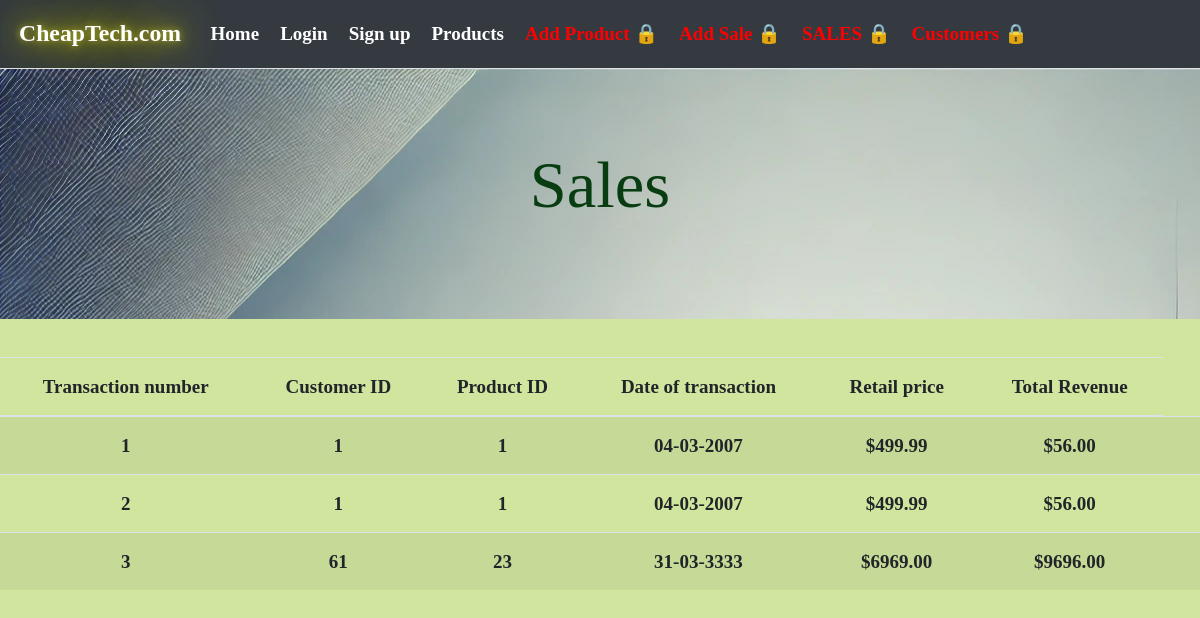
The page /display_sales on the database as committed earlier.
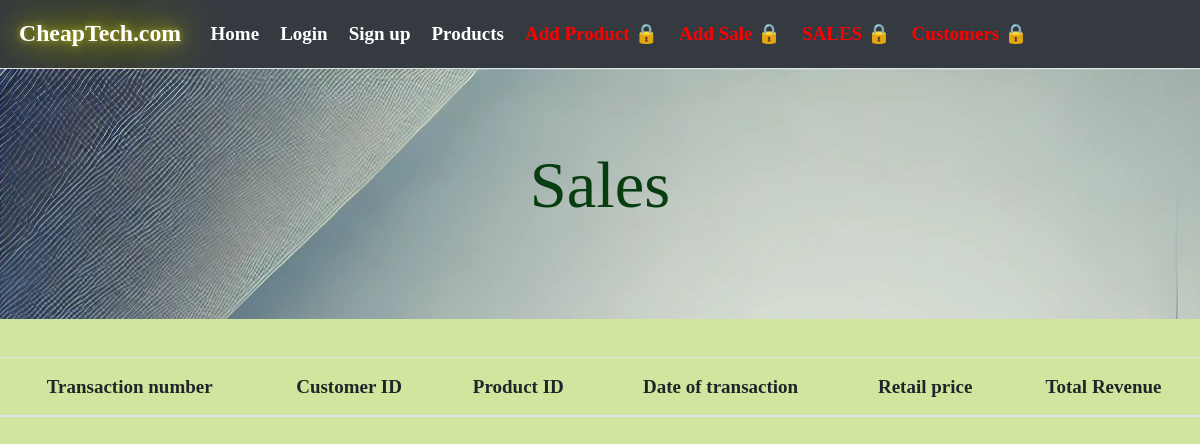
The same page on the database as committed later.
### tables this page shows
CREATE TABLE sales(
            tran INTEGER PRIMARY KEY AUTOINCREMENT,
            customer_id INTEGER NOT NULL,
            product_id INTEGER NOT NULL,
            date TEXT NOT NULL,
            fprice FLOAT NOT NULL,
            trev FLOAT NOT NULL,
            FOREIGN KEY (customer_id) REFERENCES customers(customer_id),
            FOREIGN KEY (product_id) REFERENCES products(product_id));

### main.py (the view)
@app.route('/display_sales')
def display_sales():
    salesdata = get_sales()
    print(salesdata)
    return render_template('display_sales.html', salesdata=salesdata)

### main.py (called while the page is built)
def get_sales():
    conn = sqlite3.connect('jer.db')
    cursor = conn.cursor()
    cursor.execute('''
        SELECT * FROM sales
    ''')
    data = cursor.fetchall()
    conn.close()
    return data

### templates/display_sales.html (shortened to what this page needs)
{% extends 'base.html' %}
{% block titles %}    <title>Tapioca Twist</title>
  </head>
  <body>
 <div class="jumbotron jumbotron-fluid">
  <div class="container">
    <h1 class="display-4">Sales</h1>
  </div>
</div>
 {% endblock %}
{% block results %}
<!doctype html>
<html lang="en">
  <head>
    <link rel="stylesheet" href="https://cdn.jsdelivr.net/npm/bootstrap@4.5.3/dist/css/bootstrap.min.css">
<table class="table table-striped">
  <thead>
    <tr>
      <th scope="col">Transaction number</th>
      <th scope="col">Customer ID</th>
      <th scope="col">Product ID</th>
      <th scope="col">Date of transaction</th>
      <th scope="col">Retail price</th>
	  <th scope="col">Total Revenue</th>
    </tr>
  </thead>
  <tbody>
{% for sales in salesdata %}
	<tr>
		<td>{{ sales[0] }}</td>
		<td>{{ sales[1] }}</td>
		<td>{{ sales[2] }}</td>
		<td>{{ sales[3] }}</td>
		<td>${{ "%0.2f" | format(sales[4] | float) }}</td>
		<td>${{ "%0.2f" | format(sales[5] | float) }}</td>
		<td></td>
	</tr>
{% endfor %}
  </tbody>
</table>
  </body>
</html>
{% endblock %}

### templates/base.html (shortened to what this page needs)
<!doctype html>
<html lang="en">
  <head>
	<link rel="stylesheet" href="/static/style.css" type="text/css">
  <link rel="stylesheet" href="https://maxcdn.bootstrapcdn.com/bootstrap/4.3.1/css/bootstrap.min.css">
</head>
  <body>
<nav class="navbar nav-tabs navbar-expand-lg navbar-dark bg-dark">
<span class="navbar-brand mb-0 h1">CheapTech.com</span>
<div class="collapse navbar-collapse" id="navbarSupportedContent">
<ul class="navbar-nav mr-auto">
<li class="nav-item active">
<a class="nav-link" href="{{url_for('home')}}">Home <span class="sr-only">(current)</span></a>
</li>
<li class="nav-item active">
<a class="nav-link" href="{{url_for('login')}}"> Login <span class="sr-only">(current)</span></a>
</li>
<li class="nav-item active">
<a class="nav-link" href="{{url_for('register')}}"> Sign up <span class="sr-only">(current)</span></a>
</li>
<li class="nav-item active">
<a class="nav-link" href="{{url_for('display_products')}}"> Products <span class="sr-only">(current)</span></a>
</li>
<li class="nav-item active">
<a class="nav-link lock" href="{{url_for('insert_product')}}"> Add Product 🔒 <span class="sr-only">(current)</span></a>
</li>
<li class="nav-item active">
<a class="nav-link lock" href="{{url_for('add_sales')}}"> Add Sale 🔒 <span class="sr-only">(current)</span></a>
</li>
<li class="nav-item active">
<a class="nav-link lock" href="{{url_for('display_sales')}}"> SALES 🔒 <span class="sr-only">(current)</span></a>
</li>
<li class="nav-item active">
  <a class="nav-link lock" href="{{url_for('display_customers')}}"> Customers 🔒 <span class="sr-only">(current)</span></a>
  </li>
</ul>
</div>
</nav>
{% block titles %}
{% endblock titles %}
{% block results %}
{% endblock results %}
  </body>
</html>

### static/style.css (style rules this page uses)
* { box-sizing: border-box; font-size: 19px; font-family: Verdana; font-weight: 600; text-align: center; }
html,body { padding: 0px; margin: 0px; background: #d0e69e !important; height: 100%; }
body { margin: 100;!important }
h1 { text-align: centre; color: #083c11; font-weight: 900; }
h1 { text-aliegn: centre; }
.jumbotron.jumbotron-fluid { background: url("refur.jpg"); position: relative; text-align: centre !important; text-decoration-color: #0092ca; }
.navbar-brand { color: #ffffff !important; text-shadow: 0 0 7px #afad1c, 0 0 21px #afad1c, 0 0 42px #afad1c, 0 0 82px #afad1c, 0 0 92px #fff, 0 0 102px #fff, 0 0 151px #fff; font-weight: 900 !important; }
.lock { color: red !important; }

Rows that differ between the two databases and show on the page:
removed sales: tran "1", customer "1", product "1", date "04-03-2007", fprice "499.99", trev "56.00"
removed sales: tran "2", customer "1", product "1", date "04-03-2007", fprice "499.99", trev "56.00"
removed sales: tran "3", customer "61", product "23", date "31-03-3333", fprice "6969.00", trev "9696.00"
